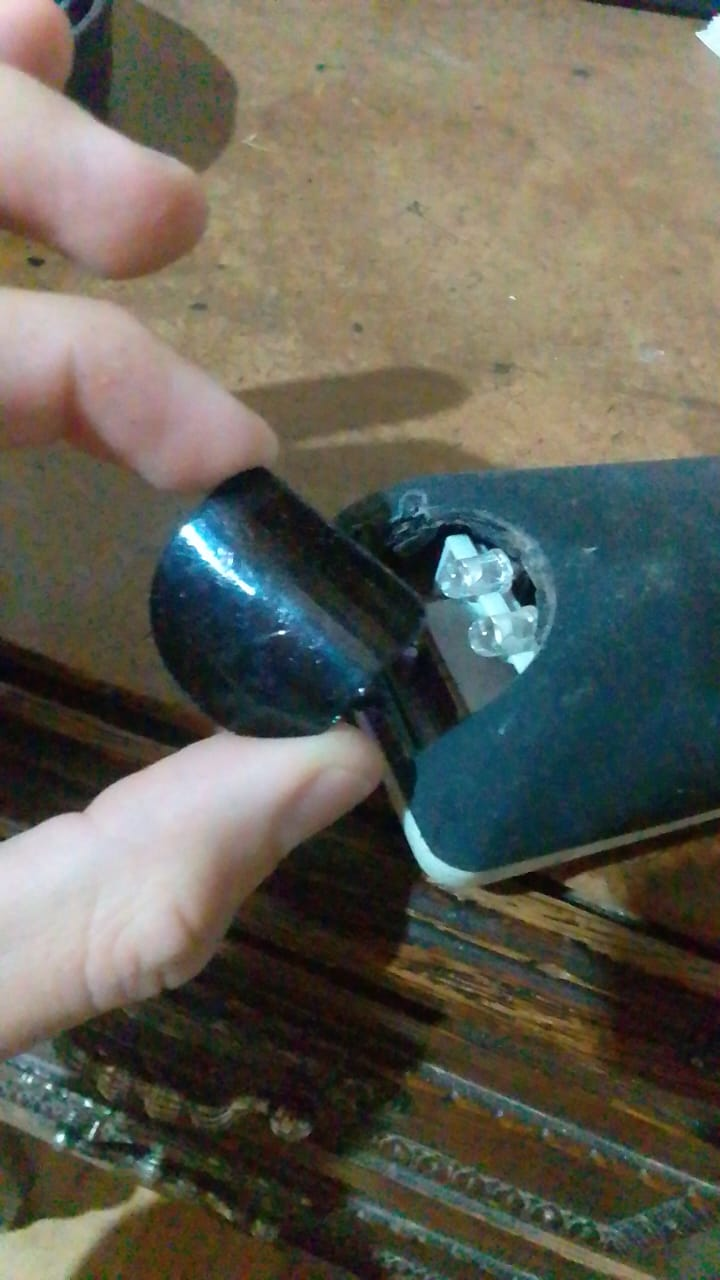
#> input picture Documentation/Filtro Infrarojo.jpeg, 720 x 1280 px, given in place of the camera
$ python CannyStream.py
#> lines starting #> are read from the running program, lines starting #| are printed output that depends on the picture; after the words box and inside, x2 and y2 are one past the last pixel; in counts of white or black regions, pixels touching at a corner belong together
import cv2 as cv
import cv2
import numpy as np

#iniciamos la camara
camera = cv.VideoCapture(0)
if not camera.isOpened():
    print("No se pudo abrir la camara")
    exit()

#iniciamos stream
while True:
    ret, frame = camera.read()
#> frame is the input picture: shape (1280, 720, 3); mean B, G, R 85.1, 96.4, 98.3
    if not ret:
        print("No se reciben frames")
        break


    #procesado de imagen
    grayscale = cv2.cvtColor(frame,cv2.COLOR_BGR2GRAY)
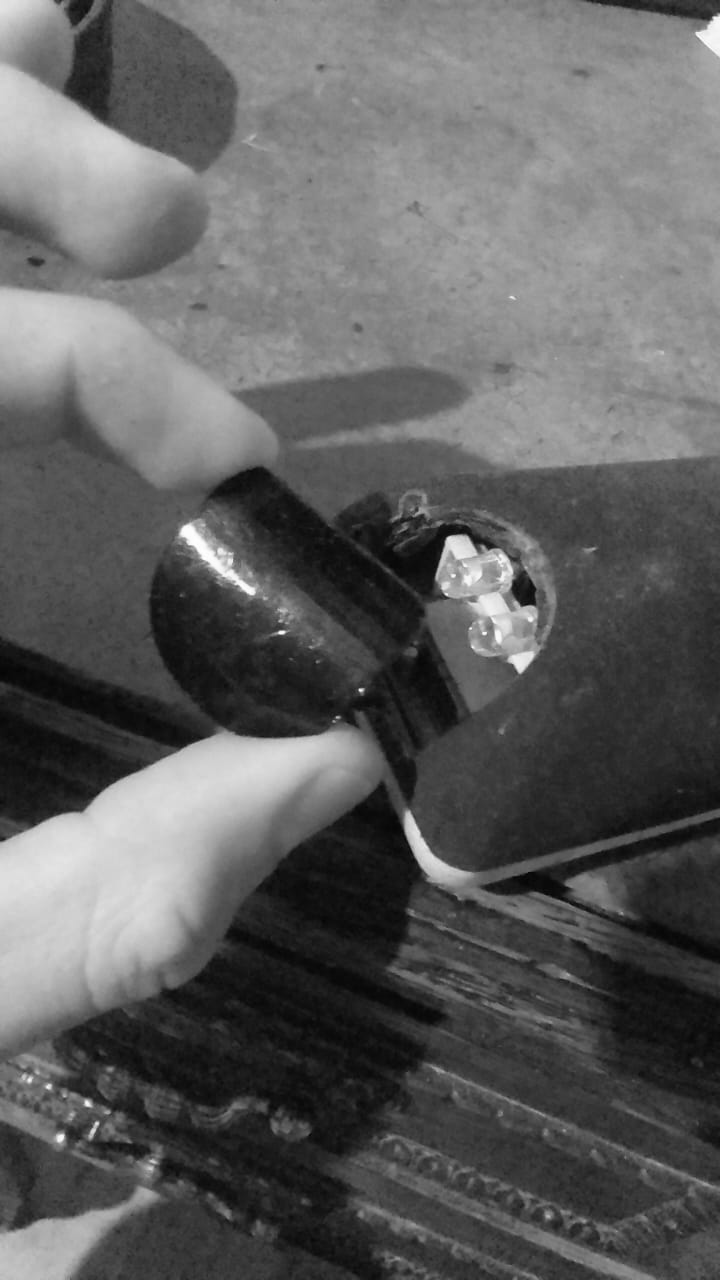
#> grayscale: shape (1280, 720); min 3, max 255, mean 95.6

    #filtro gaussiano para eliminacion de ruido (matriz impar para funcionamiento optimo) 0 para
    #determinar automaticamente valor de campana de gauss
    gaussiana = cv2.GaussianBlur(grayscale, (5, 5), 0)

    #aplicamos deteccion de bordes con canny (ajustar umbral maximo)
    canny = cv2.Canny(gaussiana, 50, 350)
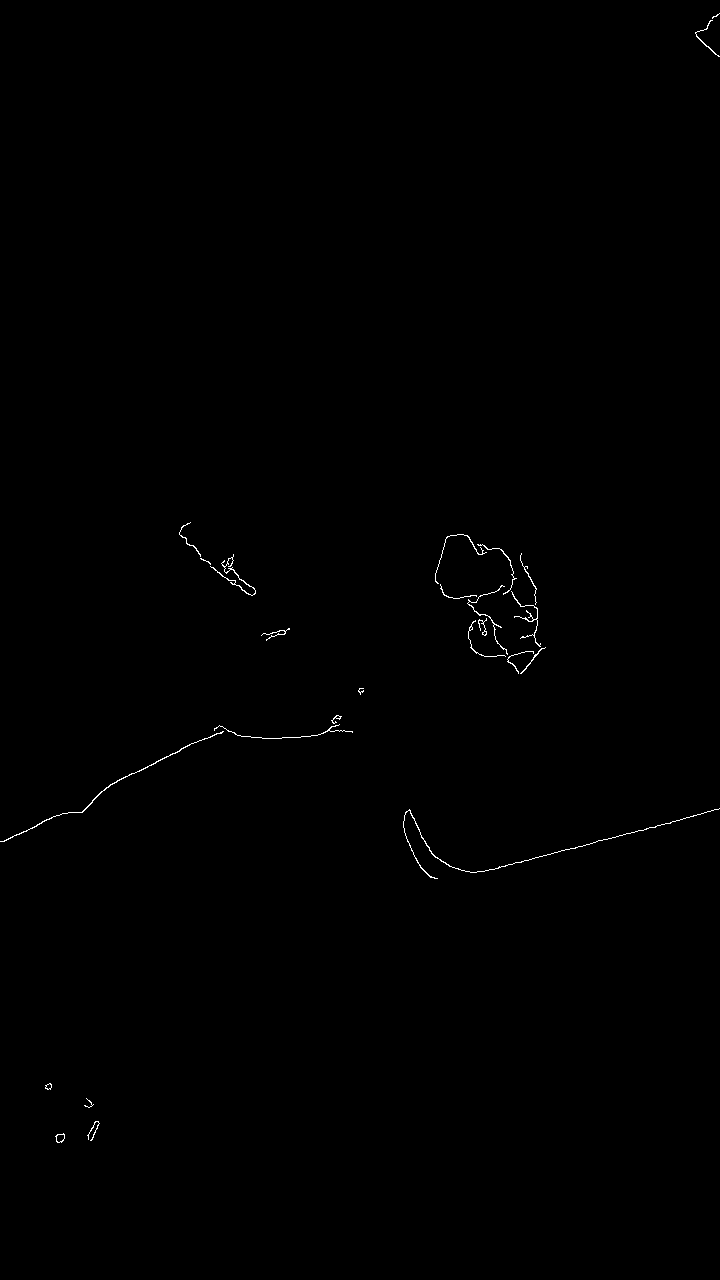
#> canny: shape (1280, 720); 0.26% white in thin lines or dots, all inside (x1, y1, x2, y2) = (0, 13, 720, 1143)

    #ALTERNATIVA A CANNY mas rapida en procesamiento y directa
    # Aplicar umbral (Thresholding)
    _, binary_image = cv2.threshold(grayscale, 127, 255, cv2.THRESH_BINARY)
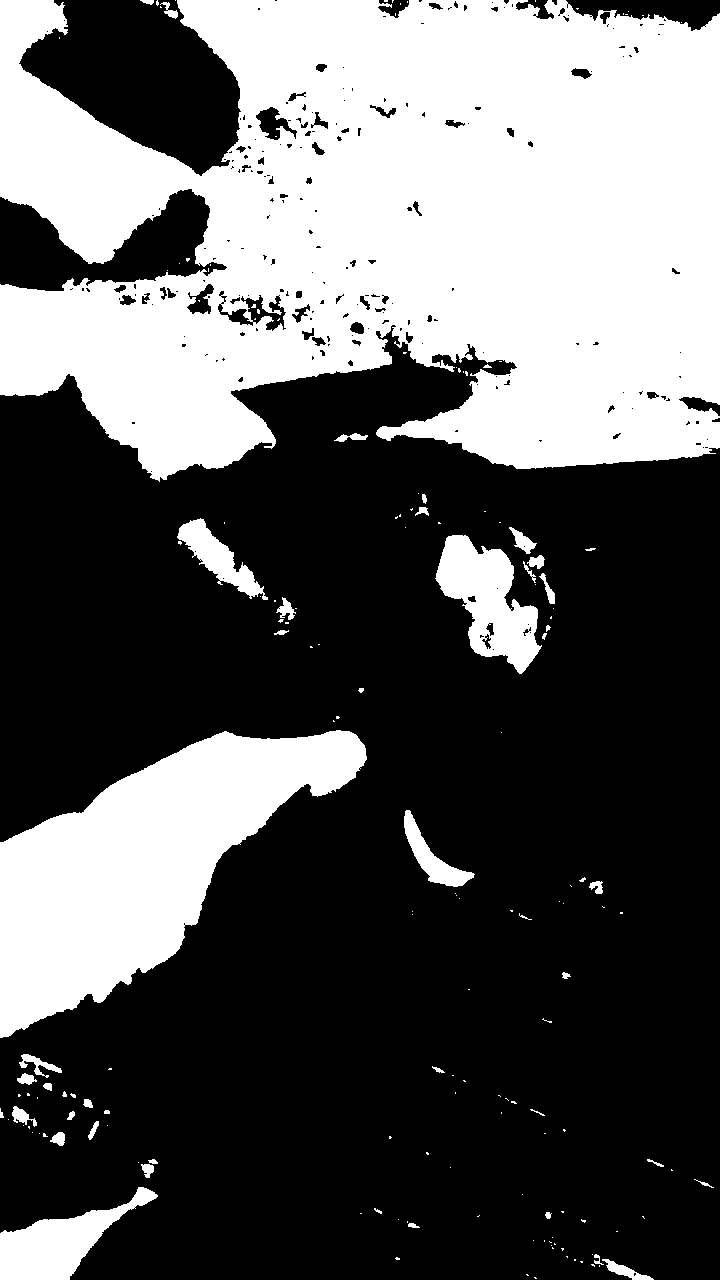
#> binary_image: shape (1280, 720); 36.5% white; 170 white regions (123 under 20 px)

    #buscamos contornos unicamente, copia de canny ya que modifica parametros, contornos externos del objeto unicamente cv2.RETR_EXTERNAL
    #metodo de aproximacion CHAIN_APPROX_SIMPLE elimina todos los puntos redundantes.
    #(CHAIN_APPROX_NONE toma todos los puntos pero mayor costo computacional)
    (contornos, jerarquia) = cv2.findContours(canny.copy(), cv2.RETR_EXTERNAL, cv2.CHAIN_APPROX_SIMPLE)
#> contornos = 25 contours, 15 with area under 20; largest, box (x1, y1, x2, y2) and area: (0, 731, 224, 842) 90, (403, 808, 720, 879) 62, (55, 1133, 65, 1143) 58, (210, 554, 256, 596) 50, (511, 591, 541, 647) 34; jerarquia = 25 rows, first 6: [1, -1, -1, -1], [2, 0, -1, -1], [3, 1, -1, -1], [4, 2, -1, -1], [5, 3, -1, -1], [6, 4, -1, -1]

    #mostrar cantidad de objetos encontrados (contornos)
    print("He encontrado {} objetos".format(len(contornos)))
#| He encontrado 25 objetos
    #Dibujado de contornos en imagen
    #imagen a dibujar
    #lista de contornos
    #numero de contornos a dibujar (todos con -1)
    #color
    #grosor
    cv2.drawContours(frame,contornos,-1,(0,0,255), 2)
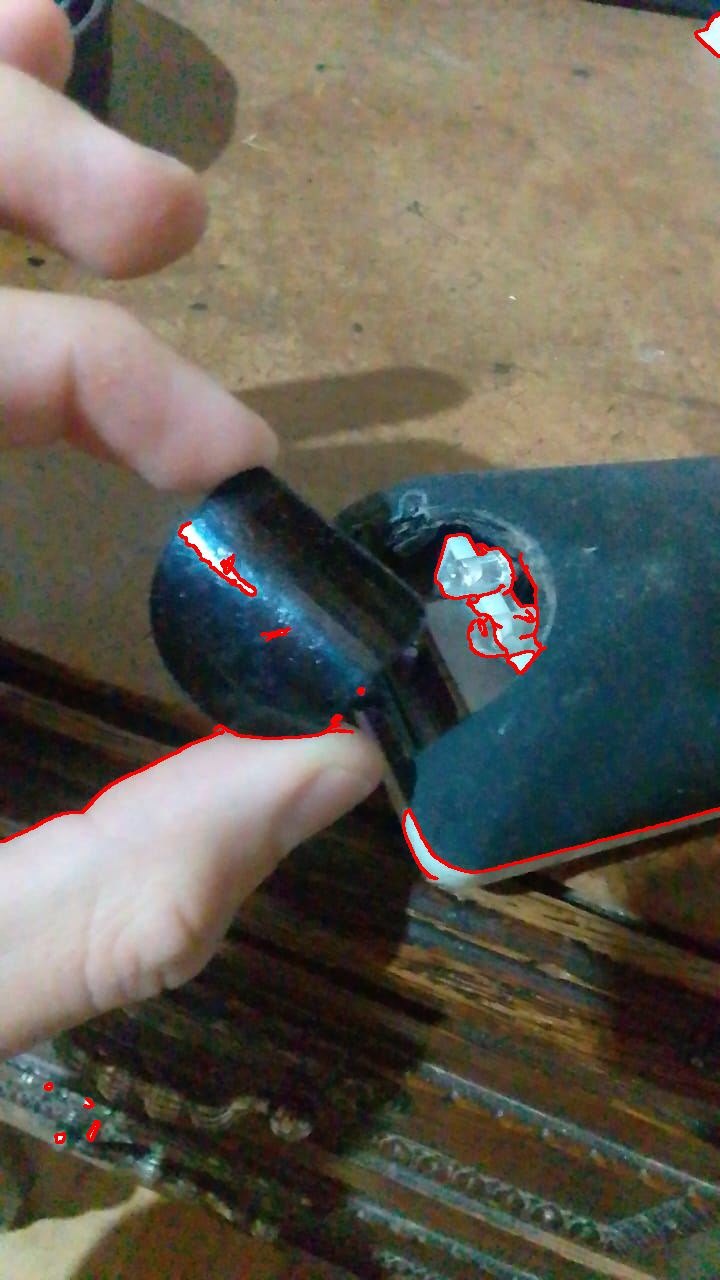
#> frame: shape (1280, 720, 3); 0.83% of pixels changed, all inside (x1, y1, x2, y2) = (0, 12, 720, 1144)


    # [9 lines of commented-out code are left out]
    for contour in contornos:
    # Calcular la aproximación del contorno
        epsilon = 0.02 * cv2.arcLength(contour, True) #margen de error epsilon es un valor en píxeles que representa la distancia máxima permitida entre el contorno original y su versión simplificada.
        approx = cv2.approxPolyDP(contour, epsilon, True)

        #filtrado de patron elegido
        if len(approx) == 3:
            print("El contorno es un triángulo")
        elif len(approx) == 4:
            print("El contorno es un cuadrado o rectángulo")
        elif len(approx) > 10:
            print("El contorno es un círculo")
#> this loop made 25 passes
#> epsilon on passes 1, 2, 3, 4, 5, 7, 8, 9, 10, 12, 13, 14: 0.631, 1.89, 0.834, 0.455, 18.56, 6.64, 0.817, 0.619, 2.06, 2.3, 2.9, 1.64
#> (epsilon, approx) on passes 6, 11: (10.77, [[223, 731], [0, 841]]), (1.54, [[545, 647], [541, 648], [520, 673], [538, 652]])
#| El contorno es un círculo
#| El contorno es un círculo
#| El contorno es un cuadrado o rectángulo
#| El contorno es un círculo
#| El contorno es un círculo


    #mostrar imagen
    cv.imshow('camera',frame)
    #mostrar imagen en escala de grises
    cv.imshow('escala de grises',grayscale)
    #mostrar imagen con filtro gaussiano
    cv.imshow('gaussiana',gaussiana)
    #mostrar bordes canny
    cv.imshow('canny',canny)

    #mostrar bordes ubral (Alternativa mas rapida)
    cv.imshow('ThresHolding',binary_image)
    if cv.waitKey(1) == ord('q'):
#> (key q is pressed here)
        break

#liberamos la camara
camera.release()
cv.destroyAllWindows()
